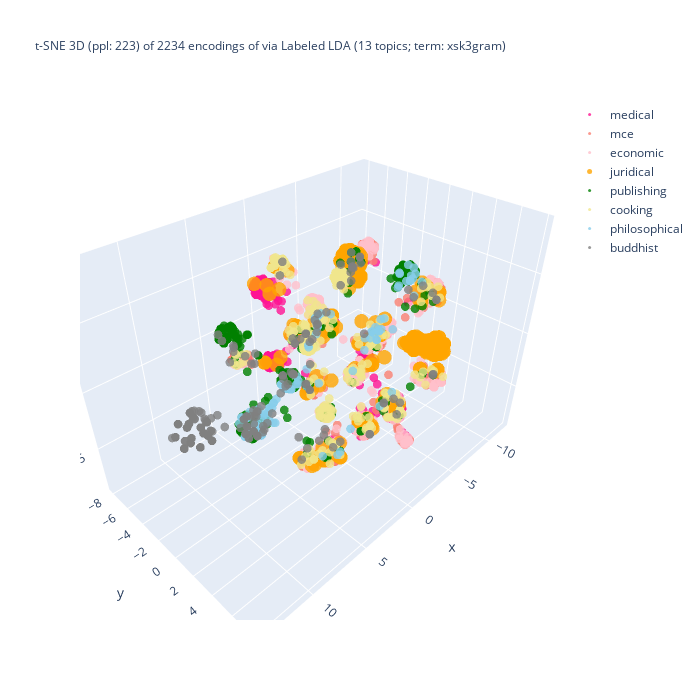

This figure's notebook cell:
### Code cell
%%capture --no-display

## Plotlyを使って tSNE の結果の可視化 (3D)
import plotly.graph_objects as go
import numpy as np
#
domain_ids = set(plot_df['domain_id'])
reverse_domain_list = False
if reverse_domain_list:
    domain_ids = sorted(domain_list, reverse = True)

## layered/traced drawing
fig = go.Figure()
for domain_id in domain_ids:
    # set marker size of the target domain
    if domain_id == [ i for k, v in domain_encoding.items() if k == target_domain ][0]:
        size_val = 5
    else:
        size_val = 3
    ##
    part = plot_df[plot_df['domain_id'] == domain_id]
    color = colormap[domain_id]
    print(f"color: {color}")
    fig.add_trace(
        go.Scatter3d(
            x = part['D1'], y = part['D2'], z = part['D3'],
            name = domain_back_encoding[domain_id],
            mode = 'markers',
            marker = dict(size = size_val, opacity = 0.8),
            #marker_colorscale = list(colormap.values()),
            marker_color = color,
            showlegend = True
        )
    )

## 3D 散布図にラベルを追加する処理は未実装
df_size = len(df)
if use_UMAP:
    title_header = f"UMAP 3D (metric: {umap_metric}; {umap_n_neighbors} neighbors; min dist: {umap_min_dist}) of {df_size} encodings via\n"
else:
    title_header = f"t-SNE 3D (ppl: {doc_perplexity_val}) of {df_size} encodings of via\n"

##
if use_FastText_for_encoding:
    if use_LDA:
        title_body = f"{lda_sig} ({n_topics} topics; term:0 {lda_term_type}) x FastText ({ft_n_dims} dims; term: {ft_term_type}; window: {ft_window_size})"
    else:
        title_body = f"FastText ({ft_n_dims} dims; term: {ft_term_type}; window: {ft_window_size})"
else:
    title_body = f"{lda_sig} ({n_topics} topics; term: {lda_term_type})"
#
title_val = title_header + title_body
fig.update_layout(title = dict(text = title_val, font_size = 12), autosize = False, width = 700, height = 700)
fig.show()

### Figure 1 — Plotly figure (JSON) as saved in the notebook; plotly's stock layout.template omitted (floating-point values rounded to 4 significant figures; data arrays with more than 128 entries replaced by an {"elided": "..."} marker saying what was removed)
{"data": [{"marker": {"color": "deeppink", "opacity": 0.8, "size": 3}, "mode": "markers", "name": "medical", "showlegend": true, "type": "scatter3d", "x": {"elided": "300 float values"}, "y": {"elided": "300 float values"}, "z": {"elided": "300 float values"}}, {"marker": {"color": "salmon", "opacity": 0.8, "size": 3}, "mode": "markers", "name": "mce", "showlegend": true, "type": "scatter3d", "x": {"elided": "300 float values"}, "y": {"elided": "300 float values"}, "z": {"elided": "300 float values"}}, {"marker": {"color": "pink", "opacity": 0.8, "size": 3}, "mode": "markers", "name": "economic", "showlegend": true, "type": "scatter3d", "x": {"elided": "394 float values"}, "y": {"elided": "394 float values"}, "z": {"elided": "394 float values"}}, {"marker": {"color": "orange", "opacity": 0.8, "size": 5}, "mode": "markers", "name": "juridical", "showlegend": true, "type": "scatter3d", "x": {"elided": "300 float values"}, "y": {"elided": "300 float values"}, "z": {"elided": "300 float values"}}, {"marker": {"color": "green", "opacity": 0.8, "size": 3}, "mode": "markers", "name": "publishing", "showlegend": true, "type": "scatter3d", "x": {"elided": "300 float values"}, "y": {"elided": "300 float values"}, "z": {"elided": "300 float values"}}, {"marker": {"color": "khaki", "opacity": 0.8, "size": 3}, "mode": "markers", "name": "cooking", "showlegend": true, "type": "scatter3d", "x": {"elided": "300 float values"}, "y": {"elided": "300 float values"}, "z": {"elided": "300 float values"}}, {"marker": {"color": "skyblue", "opacity": 0.8, "size": 3}, "mode": "markers", "name": "philosophical", "showlegend": true, "type": "scatter3d", "x": [5.797, 0.09512, 5.476, 5.769, 6.075, 1.123, 7.131, -10.34, -3.386, 6.767, 6.985, 6.459, 6.847, -5.031, 6.459, 6.427, -3.837, 5.996, -9.595, 6.368, 6.075, 6.141, 7.344, 5.504, -9.992, 4.916, 7.347, -5.686, 4.883, 1.209, 5.309, 5.73, -0.7522, 5.545, -0.04534, 4.563, 5.427, 5.477, -8.912, -3.494, -3.444, -10.35, 1.439, -3.275, 6.395, 5.58, -3.837, -9.953, -3.078, 6.356, -1.908, 5.812, 5.427, 5.807, -10.23, -3.494, -0.4788, -9.018, -0.5165, 4.652, 5.847, -3.552, -9.69, 5.542, -10.16, -3.696, 0.05394, 6.519, 5.828, 5.59, -0.07153, 0.7425, 4.993, 0.03773, -3.514, 7.146, 5.604, 5.664, 5.805, -3.672, 0.04067, 3.85, 4.368, -0.7472, -0.87, -3.386, -2.989, 5.877, 5.807, -4.189, -9.268, 4.973, 2.831, 6.075, 6.368, 6.767, -9.786, 5.472, 6.767, -3.247, 0.03773, 6.767, 6.767], "y": [0.02506, 2.326, 0.4242, -1.322, -1.066, -1.014, -1.081, -1.422, -4.634, -1.178, -1.6, -0.2085, -1.718, 3.207, -0.2085, -0.2051, -5.045, -0.2102, -0.5119, -1.728, -1.324, -0.8205, -0.9, -0.0148, -0.82, 1.808, -0.8763, 3.244, 1.956, -0.8921, -0.5963, 0.4676, 3.907, -0.3967, 3.686, 5.439, 1.876, 1.802, -1.179, 1.368, -4.996, -0.6423, 6.815, 0.9375, -1.382, 4.847, -5.045, -0.8233, -4.527, -0.7073, -3.309, 1.355, 1.876, 1.764, -0.7921, 1.368, 4.024, -1.187, 3.604, -1.095, -0.8375, -4.442, -0.9893, -0.45, -0.7316, 1.921, 4.317, -0.02616, 1.607, 0.2475, 3.717, -1.647, 1.955, 4.356, 0.2383, -1.683, 0.2309, -0.6149, 1.343, 0.9793, -1.074, 1.676, 5.022, 4.091, 4.733, -4.634, 0.6822, -1.07, 1.764, -3.965, -1.385, 1.984, 4.721, -1.324, -1.728, -1.178, -1.82, -1.078, -1.178, -4.758, 4.356, -1.178, -1.178], "z": [-1.32, 0.01882, -0.4793, -2.69, -3.576, 1.046, -2.182, 3.09, -1.048, -3.712, -2.397, -3.494, -2.565, 4.241, -3.494, -3.476, -0.3828, -1.805, 2.744, -2.863, -3.406, -3.639, -3.476, -2.804, 2.042, 1.179, -3.473, 5.099, 1.563, 0.9918, -1.941, -2.393, 3.761, -2.822, 3.787, -2.504, 1.098, 1.085, 1.704, 0.4656, -0.4817, 2.582, 1.41, 0.5199, -2.121, -2.603, -0.3828, 2.04, -0.3478, -2.76, -0.4629, 1.423, 1.098, 1.281, 2.144, 0.4656, 4.691, 1.824, 3.871, -2.624, -2.652, 0.2148, 2.039, -2.153, 3.146, -5.556, 4.276, -2.571, 1.292, -0.8433, 3.807, -3.118, 1.928, 4.168, 0.07417, -2.902, -0.8804, -3.11, 1.424, 0.7373, -2.928, 1.772, -3.197, 4.655, 4.063, -1.048, -0.5259, -1.994, 1.281, 0.07701, 2.709, 1.346, -2.082, -3.406, -2.863, -3.712, 2.444, -2.813, -3.712, -0.2054, 4.168, -3.712, -3.712]}, {"marker": {"color": "gray", "opacity": 0.8, "size": 3}, "mode": "markers", "name": "buddhist", "showlegend": true, "type": "scatter3d", "x": {"elided": "237 float values"}, "y": {"elided": "237 float values"}, "z": {"elided": "237 float values"}}], "layout": {"autosize": false, "height": 700, "title": {"font": {"size": 12}, "text": "t-SNE 3D (ppl: 223) of 2234 encodings of via\nLabeled LDA (13 topics; term: xsk3gram)"}, "width": 700}}
